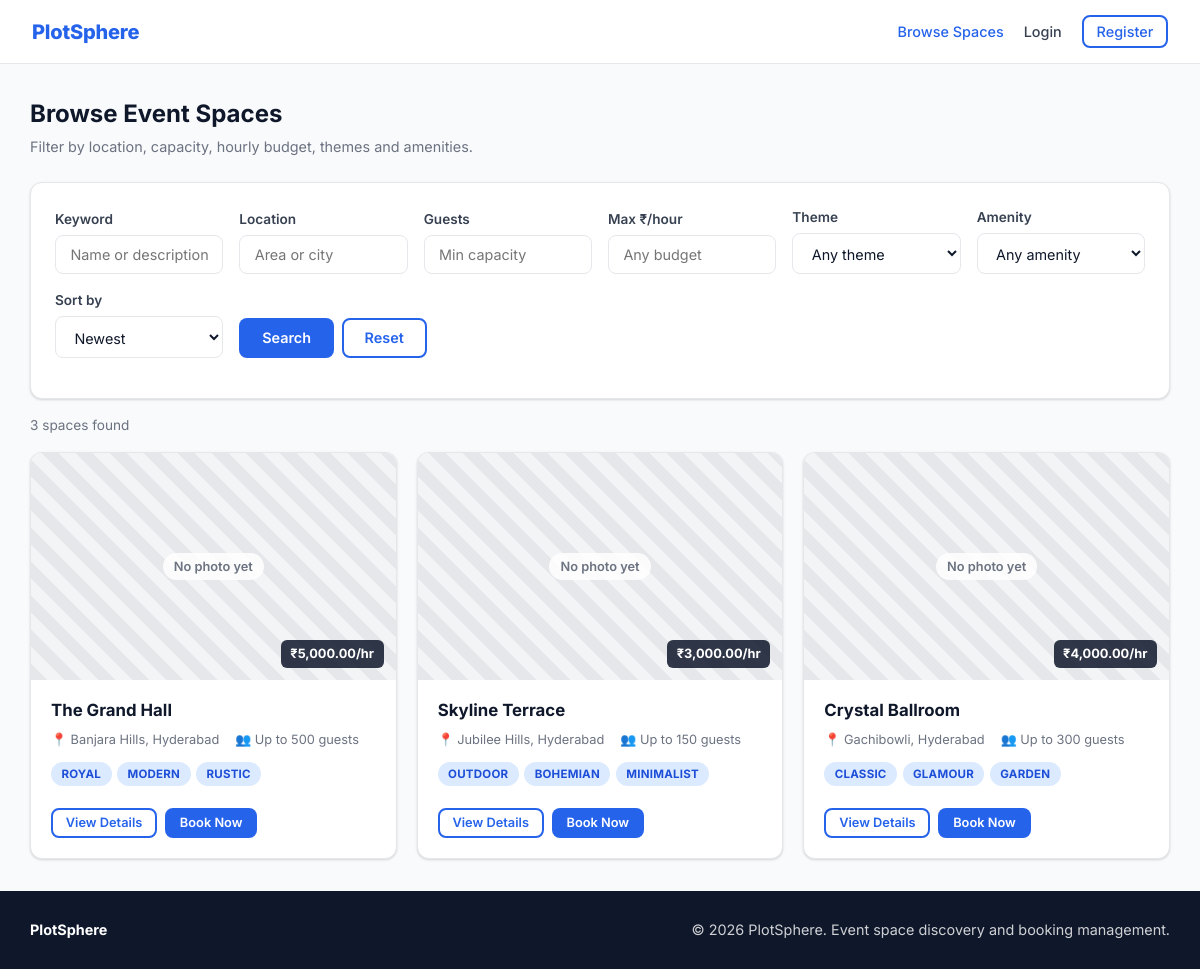
Page /user/browse.php on the committed database.
### tables this page shows
CREATE TABLE spaces (
  id INT AUTO_INCREMENT PRIMARY KEY,
  owner_id INT NOT NULL,
  name VARCHAR(100) NOT NULL,
  location VARCHAR(150) NOT NULL,
  capacity INT NOT NULL,
  price_per_hour DECIMAL(10,2) NOT NULL,
  description TEXT,
  themes VARCHAR(255),
  amenities VARCHAR(255),
  photo VARCHAR(255) NULL DEFAULT NULL,
  status ENUM('active','inactive') DEFAULT 'active',
  created_at DATETIME DEFAULT CURRENT_TIMESTAMP,
  FOREIGN KEY (owner_id) REFERENCES users(id)
);

### includes/space_card.php (the view, shortened to what this page needs)
<article class="space-card">
  <a href="<?php echo e(url('user/space.php?id=' . (int)$s['id'])); ?>" class="space-card-media">
    <?php echo photo_html($s['photo'] ?? null, $s['name']); ?>
    <span class="price-tag"><?php echo money($s['price_per_hour']); ?>/hr</span>
  </a>
  <div class="space-card-body">
    <h3 class="space-card-title"><a href="<?php echo e(url('user/space.php?id=' . (int)$s['id'])); ?>"><?php echo e($s['name']); ?></a></h3>
    <div class="space-meta">
      <span>📍 <?php echo e($s['location']); ?></span>
      <span>👥 Up to <?php echo (int)$s['capacity']; ?> guests</span>
    </div>
    <div class="tag-list">
      <?php foreach (array_slice(csv_list($s['themes'] ?? ''), 0, 4) as $t): ?>
        <span class="badge badge-blue"><?php echo e($t); ?></span>
      <?php endforeach; ?>
    </div>
    <div class="space-card-footer">
      <a class="btn btn-outline btn-sm" href="<?php echo e(url('user/space.php?id=' . (int)$s['id'])); ?>">View Details</a>
      <a class="btn btn-primary btn-sm" href="<?php echo e(url('user/book.php?space_id=' . (int)$s['id'])); ?>">Book Now</a>
    </div>
  </div>
</article>

### user/browse.php (shortened to what this page needs)
<?php
require_once __DIR__ . '/../includes/bootstrap.php';
$f = [
    'q' => mb_substr(trim((string)($_GET['q'] ?? '')), 0, 100),
    'location' => mb_substr(trim((string)($_GET['location'] ?? '')), 0, 100),
    'guests' => max(0, (int)($_GET['guests'] ?? 0)),
    'max_price' => max(0, (float)($_GET['max_price'] ?? 0)),
    'theme' => mb_substr(trim((string)($_GET['theme'] ?? '')), 0, 50),
    'amenity' => mb_substr(trim((string)($_GET['amenity'] ?? '')), 0, 50),
    'sort' => (string)($_GET['sort'] ?? 'newest'),
];
$where = ["s.status = 'active'", "u.status = 'active'"];
$params = [];
$sorts = [
    'newest' => 's.created_at DESC',
    'price_asc' => 's.price_per_hour ASC',
    'price_desc' => 's.price_per_hour DESC',
    'capacity' => 's.capacity DESC',
];
$order = $sorts[$f['sort']] ?? $sorts['newest'];
$spaces = db_all(
    'SELECT s.*, u.full_name AS owner_name FROM spaces s JOIN users u ON u.id = s.owner_id WHERE ' . implode(' AND ', $where) . " ORDER BY $order",
    $params
);
require __DIR__ . '/../includes/header.php';
?>
<div class="page-header">
  <h1>Browse Event Spaces</h1>
  <p>Filter by location, capacity, hourly budget, themes and amenities.</p>
</div>
<form class="card filter-bar" method="get" action="<?php echo e(url('user/browse.php')); ?>">
  <div class="form-group">
    <label class="form-label" for="q">Keyword</label>
    <input class="form-control" id="q" name="q" type="text" value="<?php echo e($f['q']); ?>" placeholder="Name or description">
  </div>
  <div class="form-group">
    <label class="form-label" for="location">Location</label>
    <input class="form-control" id="location" name="location" type="text" value="<?php echo e($f['location']); ?>" placeholder="Area or city">
  </div>
  <div class="form-group">
    <label class="form-label" for="guests">Guests</label>
    <input class="form-control" id="guests" name="guests" type="number" min="1" value="<?php echo $f['guests'] ?: ''; ?>" placeholder="Min capacity">
  </div>
  <div class="form-group">
    <label class="form-label" for="max_price">Max ₹/hour</label>
    <input class="form-control" id="max_price" name="max_price" type="number" min="0" step="100" value="<?php echo $f['max_price'] ?: ''; ?>" placeholder="Any budget">
  </div>
  <div class="form-group">
    <label class="form-label" for="theme">Theme</label>
    <select class="form-control" id="theme" name="theme">
      <option value="">Any theme</option>
    </select>
  </div>
  <div class="form-group">
    <label class="form-label" for="amenity">Amenity</label>
    <select class="form-control" id="amenity" name="amenity">
      <option value="">Any amenity</option>
    </select>
  </div>
  <div class="form-group">
    <label class="form-label" for="sort">Sort by</label>
    <select class="form-control" id="sort" name="sort">
      <?php foreach (['newest' => 'Newest', 'price_asc' => 'Price: low to high', 'price_desc' => 'Price: high to low', 'capacity' => 'Largest capacity'] as $k => $label): ?>
        <option value="<?php echo e($k); ?>" <?php echo $f['sort'] === $k ? 'selected' : ''; ?>><?php echo e($label); ?></option>
      <?php endforeach; ?>
    </select>
  </div>
  <div class="filter-actions">
    <button class="btn btn-primary" type="submit">Search</button>
    <a class="btn btn-outline" href="<?php echo e(url('user/browse.php')); ?>">Reset</a>
  </div>
</form>
<p class="result-count"><?php echo count($spaces); ?> space<?php echo count($spaces) === 1 ? '' : 's'; ?> found</p>
<?php if ($spaces): ?>
  <div class="spaces-grid">
    <?php foreach ($spaces as $s) { include __DIR__ . '/../includes/space_card.php'; } ?>
  </div>
<?php else: ?>
  <div class="empty-state">No spaces match your filters. Try widening your search or <a href="<?php echo e(url('user/browse.php')); ?>">reset all filters</a>.</div>
<?php endif; ?>
<?php require __DIR__ . '/../includes/footer.php'; ?>

### includes/bootstrap.php (shortened to what this page needs)
<?php
require_once __DIR__ . '/../db/connect.php';
function e($value): string
{
    return htmlspecialchars((string)$value, ENT_QUOTES, 'UTF-8');
}
function base_url(): string
{
    static $base = null;
    if ($base !== null) {
        return $base;
    }
    $root = realpath((string)($_SERVER['DOCUMENT_ROOT'] ?? '')) ?: '';
    $app = realpath(__DIR__ . '/..') ?: '';
    if ($root !== '' && stripos($app, $root) === 0) {
        $base = str_replace('\\', '/', substr($app, strlen($root)));
    } else {
        $base = '/metromingle';
    }
    $base = '/' . trim($base, '/');
    if ($base === '/') {
        $base = '';
    }
    return $base;
}
function url(string $path = ''): string
{
    return base_url() . '/' . ltrim($path, '/');
}
function money($amount): string
{
    return '₹' . number_format((float)$amount, 2);
}
function csv_list(?string $value): array
{
    return array_values(array_unique(array_filter(array_map('trim', explode(',', (string)$value)), 'strlen')));
}
function db_run(string $sql, array $params = []): mysqli_stmt
{
    global $conn;
    $stmt = $conn->prepare($sql);
    $stmt->execute();
    return $stmt;
}
function db_all(string $sql, array $params = []): array
{
    $result = db_run($sql, $params)->get_result();
    return $result ? $result->fetch_all(MYSQLI_ASSOC) : [];
}
function is_safe_photo_path(?string $path): bool
{
    return is_string($path) && preg_match('#^uploads/spaces/[a-f0-9]{32}\.(jpg|png|webp)$#', $path) === 1;
}
function photo_html(?string $path, string $alt, string $class = 'space-photo'): string
{
    return '<div class="' . e($class) . ' photo-placeholder" role="img" aria-label="No photo available"><span>No photo yet</span></div>';
}

### css/styles.css (style rules this page uses)
:root { --navy: #0F172A; --navy-mid: #1E3A5F; --blue: #2563EB; --blue-hover: #1D4ED8; --blue-light: #EFF6FF; --success: #16A34A; --danger: #DC2626; --warning: #D97706; --text-dark: #0F172A; --text-mid: #374151; --text-light: #6B7280; --border: #E5E7EB; --bg: #F9FAFB; --white: #FFFFFF; --card-shadow: 0 1px 3px rgba(0,0,0,0.1), 0 1px 2px rgba(0,0,0,0.06); --card-shadow-hover: 0 10px 25px rgba(37,99,235,0.12); --radius: 12px; --font: 'Inter', system-ui, -apple-system, 'Segoe UI', Roboto, Arial, sans-serif; }
* { box-sizing: border-box; margin: 0; padding: 0; }
body { font-family: var(--font); background: var(--bg); color: var(--text-dark); line-height: 1.5; }
a { color: var(--blue); }
.btn { display: inline-flex; align-items: center; justify-content: center; gap: .35rem; padding: 0.6rem 1.3rem; border-radius: 8px; font-weight: 600; font-size: 0.9rem; cursor: pointer; border: 2px solid transparent; font-family: inherit; text-decoration: none; transition: background .2s, color .2s, border-color .2s; line-height: 1.2; white-space: nowrap; }
.btn-primary { background: var(--blue); color: white; }
.btn-outline { background: transparent; border-color: var(--blue); color: var(--blue); }
.btn-sm { padding: 0.35rem 0.8rem; font-size: 0.8rem; }
.card { background: var(--white); border: 1px solid var(--border); border-radius: var(--radius); padding: 1.5rem; box-shadow: var(--card-shadow); }
.badge { display: inline-block; padding: 0.2rem 0.65rem; border-radius: 50px; font-size: 0.72rem; font-weight: 700; letter-spacing: 0.02em; text-transform: uppercase; white-space: nowrap; }
.badge-blue { background: #DBEAFE; color: #1D4ED8; }
.form-group { margin-bottom: 1rem; }
.form-label { display: block; font-size: 0.85rem; font-weight: 600; color: var(--text-mid); margin-bottom: 0.35rem; }
.form-control { width: 100%; padding: 0.65rem 0.9rem; border: 1px solid var(--border); background: white; border-radius: 8px; font-size: 0.9rem; outline: none; transition: border 0.2s; font-family: inherit; color: var(--text-dark); }
.filter-bar { display: grid; grid-template-columns: repeat(auto-fit, minmax(160px, 1fr)); gap: 0 1rem; align-items: end; margin-bottom: 1rem; }
.filter-actions { display: flex; gap: .5rem; margin-bottom: 1rem; }
.result-count { color: var(--text-light); font-size: .85rem; margin-bottom: 1rem; }
.spaces-grid { display: grid; grid-template-columns: repeat(auto-fill, minmax(280px, 1fr)); gap: 1.25rem; }
.space-card { background: white; border: 1px solid var(--border); border-radius: var(--radius); display: flex; flex-direction: column; overflow: hidden; box-shadow: var(--card-shadow); transition: box-shadow 0.2s, transform 0.2s; }
.space-card-media { position: relative; display: block; aspect-ratio: 16 / 10; background: #E5E7EB; text-decoration: none; }
.space-card-media .space-photo { width: 100%; height: 100%; object-fit: cover; }
.price-tag { position: absolute; right: .75rem; bottom: .75rem; background: rgba(15,23,42,.85); color: white; font-weight: 700; font-size: .8rem; padding: .3rem .6rem; border-radius: 6px; }
.space-card-body { padding: 1.1rem 1.25rem 1.25rem; display: flex; flex-direction: column; flex: 1; }
.space-card-title { font-size: 1.05rem; color: var(--navy); }
.space-card-title a { color: inherit; text-decoration: none; }
.space-meta { display: flex; gap: .4rem 1rem; font-size: 0.8rem; color: var(--text-light); margin: 0.45rem 0; flex-wrap: wrap; }
.tag-list { display: flex; flex-wrap: wrap; gap: .35rem; margin: .35rem 0; }
.space-card-footer { margin-top: auto; padding-top: 1rem; display: flex; gap: .5rem; flex-wrap: wrap; }
.space-photo { width: 100%; object-fit: cover; }
.photo-placeholder { display: flex; align-items: center; justify-content: center; width: 100%; height: 100%; background: repeating-linear-gradient(45deg, #E5E7EB, #E5E7EB 12px, #F3F4F6 12px, #F3F4F6 24px); color: var(--text-light); }
.photo-placeholder span { background: rgba(255,255,255,.85); padding: .25rem .7rem; border-radius: 50px; font-size: .8rem; font-weight: 600; }
.page-header { margin-bottom: 1.5rem; }
.page-header h1 { font-size: 1.5rem; font-weight: 700; color: var(--navy); }
.page-header p { color: var(--text-light); font-size: 0.9rem; margin-top: 0.25rem; }

### rows in the picture
spaces: price_per_hour "₹5,000.00", name "The Grand Hall", location "Banjara Hills, Hyderabad", capacity "500", themes "ROYAL", themes "MODERN", themes "RUSTIC"
spaces: price_per_hour "₹3,000.00", name "Skyline Terrace", location "Jubilee Hills, Hyderabad", capacity "150", themes "OUTDOOR", themes "BOHEMIAN", themes "MINIMALIST"
spaces: price_per_hour "₹4,000.00", name "Crystal Ballroom", location "Gachibowli, Hyderabad", capacity "300", themes "CLASSIC", themes "GLAMOUR", themes "GARDEN"

### other values in the picture
count($spaces) "3"
form field sort "Newest"
